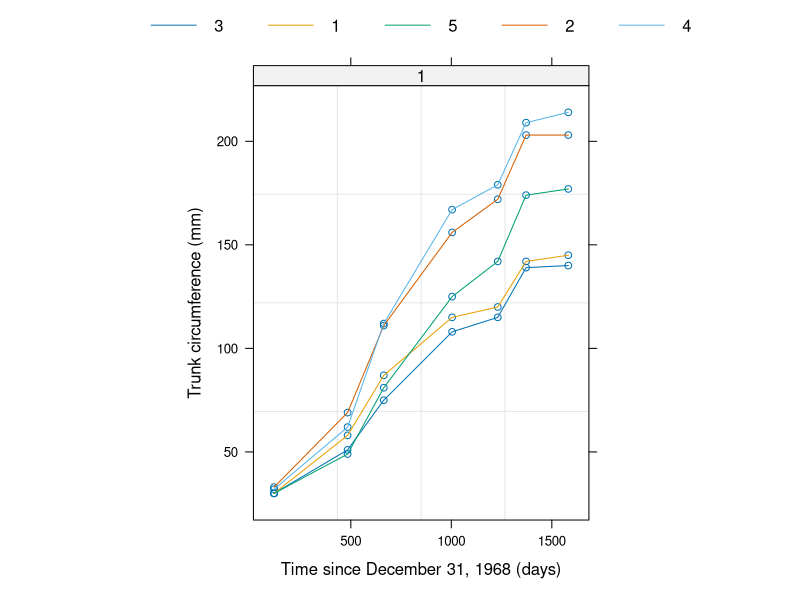
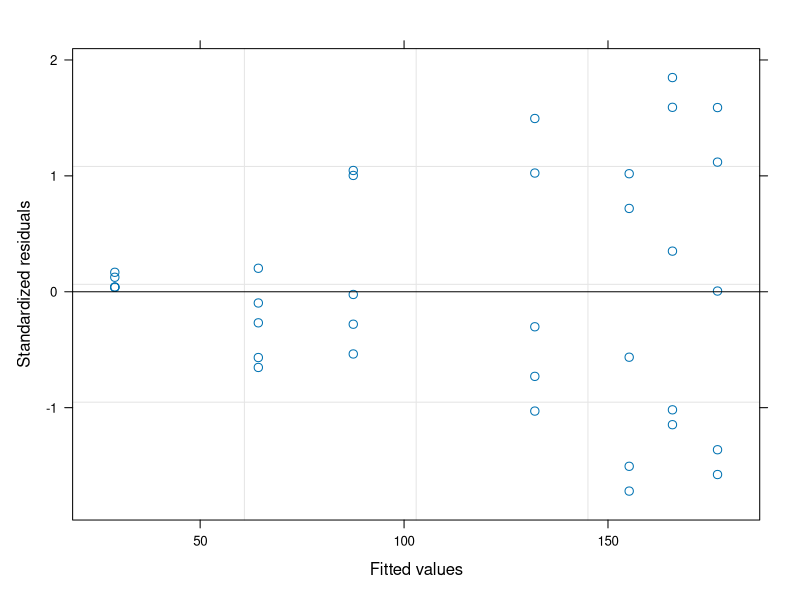
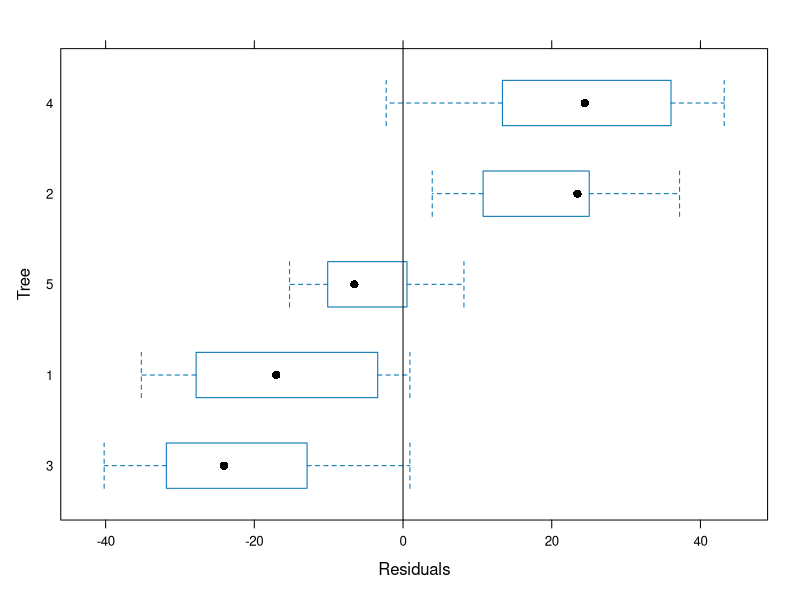
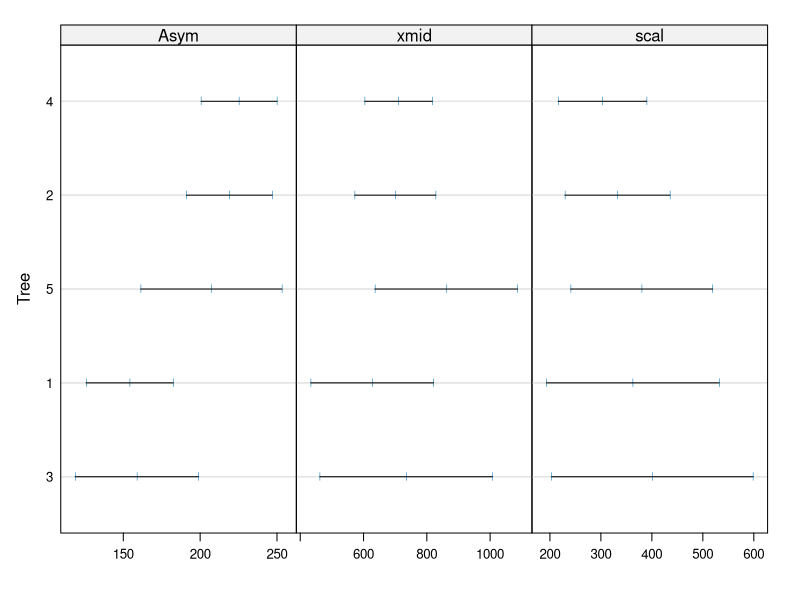
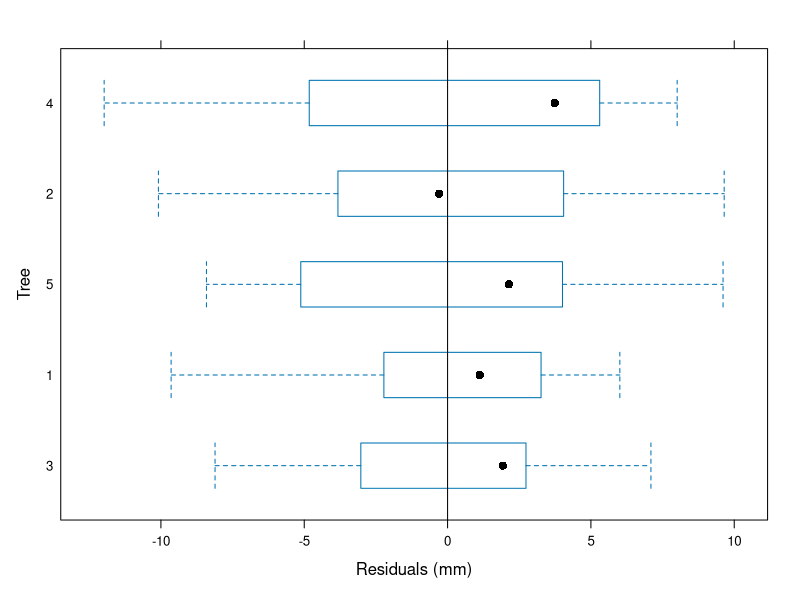
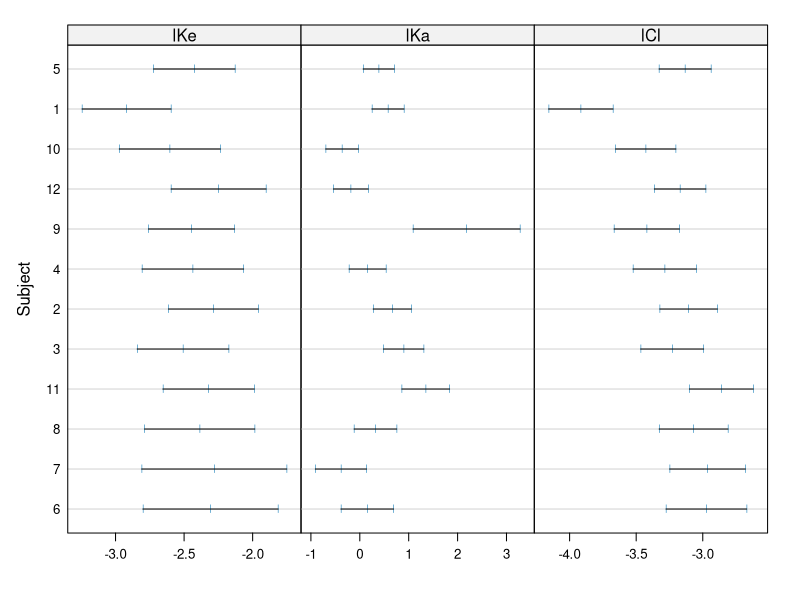
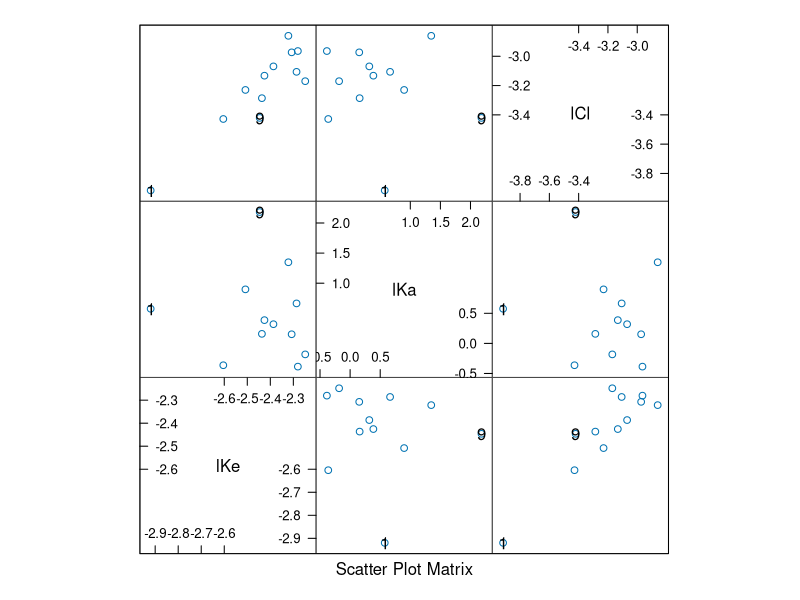
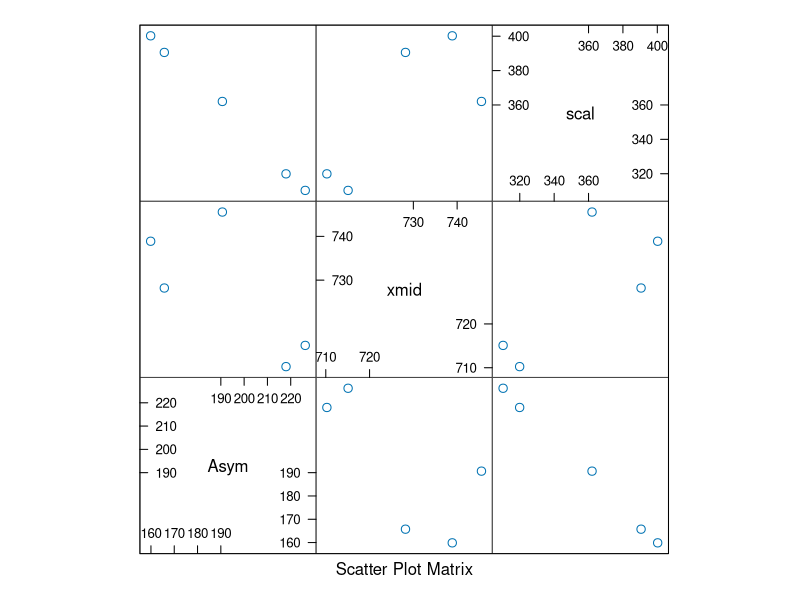

Here is the R script that generated these plots, in order:
#-*- R -*-

# initialization

library(nlme)
library(lattice)
options(width = 65,
        ## reduce platform dependence in printed output when testing
        digits = if(nzchar(Sys.getenv("R_TESTS"))) 3 else 5)
options(contrasts = c(unordered = "contr.helmert", ordered = "contr.poly"))
pdf(file = "ch08.pdf")

# Chapter 8    Fitting Nonlinear Mixed-Effects Models

# 8.1 Fitting Nonlinear Models in S with nls and nlsList

## outer = ~1 is used to display all five curves in one panel
plot(Orange, outer = ~1)
logist <-
   function(x, Asym, xmid, scal) Asym/(1 + exp(-(x - xmid)/scal))
logist <- deriv(~Asym/(1+exp(-(x-xmid)/scal)),
    c("Asym", "xmid", "scal"), function(x, Asym, xmid, scal){})
Asym <- 180; xmid <- 700; scal <- 300
logist(Orange$age[1:7], Asym, xmid, scal)
fm1Oran.nls <- nls(circumference ~ logist(age, Asym, xmid, scal),
   data = Orange, start = c(Asym = 170, xmid = 700, scal = 500))
summary(fm1Oran.nls)
plot(fm1Oran.nls)
plot(fm1Oran.nls, Tree ~ resid(.), abline = 0)
Orange.sortAvg <- sortedXyData("age", "circumference", Orange)
Orange.sortAvg
NLSstClosestX(Orange.sortAvg, 130)
logistInit <- function(mCall, LHS, data) {
    xy <- sortedXyData(mCall[["x"]], LHS, data)
    if(nrow(xy) < 3) {
        stop("Too few distinct input values to fit a logistic")
    }
    Asym <- max(abs(xy[,"y"]))
    if (Asym != max(xy[,"y"])) Asym <- -Asym  # negative asymptote
    xmid <- NLSstClosestX(xy, 0.5 * Asym)
    scal <- NLSstClosestX(xy, 0.75 * Asym) - xmid
    value <- c(Asym, xmid, scal)
    names(value) <- mCall[c("Asym", "xmid", "scal")]
    value
}
logist <- selfStart(logist, initial = logistInit)
class(logist)
logist <- selfStart(~ Asym/(1 + exp(-(x - xmid)/scal)),
   initial = logistInit, parameters = c("Asym", "xmid", "scal"))
getInitial(circumference ~ logist(age, Asym, xmid, scal), Orange)
nls(circumference ~ logist(age, Asym, xmid, scal), Orange)
getInitial(circumference ~ SSlogis(age,Asym,xmid,scal), Orange)
nls(circumference ~ SSlogis(age, Asym, xmid, scal), Orange)
fm1Oran.lis <-
   nlsList(circumference ~ SSlogis(age, Asym, xmid, scal) | Tree,
           data = Orange)
fm1Oran.lis <- nlsList(SSlogis, Orange)
fm1Oran.lis.noSS <-
    nlsList(circumference ~ Asym/(1+exp(-(age-xmid)/scal)),
             data = Orange,
             start = c(Asym = 170, xmid = 700, scal = 500))
fm1Oran.lis
summary(fm1Oran.lis)
plot(intervals(fm1Oran.lis), layout = c(3,1))
plot(fm1Oran.lis, Tree ~ resid(.), abline = 0)
Theoph[1:4,]
fm1Theo.lis <- nlsList(conc ~ SSfol(Dose, Time, lKe, lKa, lCl),
   data = Theoph)
fm1Theo.lis
plot(intervals(fm1Theo.lis), layout = c(3,1))
pairs(fm1Theo.lis, id = 0.1)

# 8.2 Fitting Nonlinear Mixed-Effects Models with nlme

## no need to specify groups, as Orange is a groupedData object
## random is omitted - by default it is equal to fixed
(fm1Oran.nlme <-
   nlme(circumference ~ SSlogis(age, Asym, xmid, scal),
       data = Orange,
       fixed = Asym + xmid + scal ~ 1,
       start = fixef(fm1Oran.lis)))
summary(fm1Oran.nlme)
summary(fm1Oran.nls)
pairs(fm1Oran.nlme)
fm2Oran.nlme <- update(fm1Oran.nlme, random = Asym ~ 1)
anova(fm1Oran.nlme, fm2Oran.nlme)
plot(fm1Oran.nlme)
## level = 0:1 requests fixed (0) and within-group (1) predictions
plot(augPred(fm2Oran.nlme, level = 0:1),
     layout = c(5,1))
qqnorm(fm2Oran.nlme, abline = c(0,1))
(fm1Theo.nlme <- nlme(fm1Theo.lis))
## IGNORE_RDIFF_BEGIN
try( intervals(fm1Theo.nlme, which="var-cov") ) ## could fail: Non-positive definite...
## IGNORE_RDIFF_END
(fm2Theo.nlme <- update(fm1Theo.nlme,
  random = pdDiag(lKe + lKa + lCl ~ 1)))
fm3Theo.nlme <-
  update(fm2Theo.nlme, random = pdDiag(lKa + lCl ~ 1))
anova(fm1Theo.nlme, fm3Theo.nlme, fm2Theo.nlme)
plot(fm3Theo.nlme)
qqnorm(fm3Theo.nlme, ~ ranef(.))
CO2
plot(CO2, outer = ~Treatment*Type, layout = c(4,1))
(fm1CO2.lis <- nlsList(SSasympOff, CO2))
## IGNORE_RDIFF_BEGIN
(fm1CO2.nlme <- nlme(fm1CO2.lis))
## IGNORE_RDIFF_END
(fm2CO2.nlme <- update(fm1CO2.nlme, random = Asym + lrc ~ 1))
anova(fm1CO2.nlme, fm2CO2.nlme)
plot(fm2CO2.nlme,id = 0.05,cex = 0.8,adj = -0.5)
fm2CO2.nlmeRE <- ranef(fm2CO2.nlme, augFrame = TRUE)
fm2CO2.nlmeRE
class(fm2CO2.nlmeRE)
plot(fm2CO2.nlmeRE, form = ~ Type * Treatment)
contrasts(CO2$Type)
contrasts(CO2$Treatment)
fm3CO2.nlme <- update(fm2CO2.nlme,
  fixed = list(Asym ~ Type * Treatment, lrc + c0 ~ 1),
  start = c(32.412, 0, 0, 0, -4.5603, 49.344))
summary(fm3CO2.nlme)
anova(fm3CO2.nlme, Terms = 2:4)
fm3CO2.nlmeRE <- ranef(fm3CO2.nlme, aug = TRUE)
plot(fm3CO2.nlmeRE, form = ~ Type * Treatment)
fm3CO2.fix <- fixef(fm3CO2.nlme)
fm4CO2.nlme <- update(fm3CO2.nlme,
  fixed = list(Asym + lrc ~ Type * Treatment, c0 ~ 1),
  start = c(fm3CO2.fix[1:5], 0, 0, 0, fm3CO2.fix[6]))
## IGNORE_RDIFF_BEGIN
summary(fm4CO2.nlme)
## IGNORE_RDIFF_END
fm5CO2.nlme <- update(fm4CO2.nlme, random = Asym ~ 1)
anova(fm4CO2.nlme, fm5CO2.nlme)
CO2$type <- 2 * (as.integer(CO2$Type) - 1.5)
CO2$treatment <- 2 * (as.integer(CO2$Treatment) - 1.5)
fm1CO2.nls <- nls(uptake ~ SSasympOff(conc, Asym.Intercept +
  Asym.Type * type + Asym.Treatment * treatment +
  Asym.TypeTreatment * type * treatment, lrc.Intercept +
  lrc.Type * type + lrc.Treatment * treatment +
  lrc.TypeTreatment * type * treatment, c0), data = CO2,
  start = c(Asym.Intercept = 32.371, Asym.Type = -8.0086,
    Asym.Treatment = -4.2001, Asym.TypeTreatment = -2.7253,
    lrc.Intercept = -4.5267, lrc.Type =  0.13112,
    lrc.Treatment = 0.093928, lrc.TypeTreatment = 0.17941,
    c0 = 50.126))
anova(fm5CO2.nlme, fm1CO2.nls)
# plot(augPred(fm5CO2.nlme, level = 0:1),  ## FIXME: problem with levels
#      layout = c(6,2))  ## Actually a problem with contrasts.
## This fit just ping-pongs.
#fm1Quin.nlme <-
#  nlme(conc ~ quinModel(Subject, time, conc, dose, interval,
#                        lV, lKa, lCl),
#       data = Quinidine, fixed = lV + lKa + lCl ~ 1,
#       random = pdDiag(lV + lCl ~ 1), groups =  ~ Subject,
#       start = list(fixed = c(5, -0.3, 2)),
#       na.action = NULL, naPattern =  ~ !is.na(conc), verbose = TRUE)
#fm1Quin.nlme
#fm1Quin.nlmeRE <- ranef(fm1Quin.nlme, aug = TRUE)
#fm1Quin.nlmeRE[1:3,]
# plot(fm1Quin.nlmeRE, form = lCl ~  Age + Smoke + Ethanol +  ## FIXME: problem in max
#      Weight + Race + Height + glyco + Creatinine + Heart,
#      control = list(cex.axis = 0.7))
#fm1Quin.fix <- fixef(fm1Quin.nlme)
#fm2Quin.nlme <- update(fm1Quin.nlme,
#  fixed = list(lCl ~ glyco, lKa + lV ~ 1),
#  start = c(fm1Quin.fix[3], 0, fm1Quin.fix[2:1]))
fm2Quin.nlme <-
    nlme(conc ~ quinModel(Subject, time, conc, dose, interval,
                          lV, lKa, lCl),
         data = Quinidine, fixed = list(lCl ~ glyco, lV + lKa ~ 1),
         random = pdDiag(diag(c(0.3,0.3)), form = lV + lCl ~ 1),
         groups =  ~ Subject,
         start = list(fixed = c(2.5, 0, 5.4, -0.2)),
         na.action = NULL, naPattern =  ~ !is.na(conc))
summary(fm2Quin.nlme)  # wrong values
options(contrasts = c("contr.treatment", "contr.poly"))
fm2Quin.fix <- fixef(fm2Quin.nlme)
## subsequent fits don't work
#fm3Quin.nlme <- update(fm2Quin.nlme,
#  fixed = list(lCl ~ glyco + Creatinine, lKa + lV ~ 1),
#  start = c(fm2Quin.fix[1:2], 0.2, fm2Quin.fix[3:4]))
#summary(fm3Quin.nlme)
#fm3Quin.fix <- fixef(fm3Quin.nlme)
#fm4Quin.nlme <- update(fm3Quin.nlme,
#  fixed = list(lCl ~ glyco + Creatinine + Weight, lKa + lV ~ 1),
#  start = c(fm3Quin.fix[1:3], 0, fm3Quin.fix[4:5]))
#summary(fm4Quin.nlme)
## This fit just ping-pongs
##fm1Wafer.nlmeR <-
##    nlme(current ~ A + B * cos(4.5679 * voltage) +
##         C * sin(4.5679 * voltage), data = Wafer,
##         fixed = list(A ~ voltage + I(voltage^2), B + C ~ 1),
##         random = list(Wafer = A ~ voltage + I(voltage^2),
##         Site = pdBlocked(list(A~1, A~voltage+I(voltage^2)-1))),
###  start = fixef(fm4Wafer), method = "REML", control = list(tolerance=1e-2))
##         start = c(-4.255, 5.622, 1.258, -0.09555, 0.10434),
##         method = "REML", control = list(tolerance = 1e-2))
##fm1Wafer.nlmeR
##fm1Wafer.nlme <- update(fm1Wafer.nlmeR, method = "ML")

(fm2Wafer.nlme <-
 nlme(current ~ A + B * cos(w * voltage + pi/4),
      data = Wafer,
      fixed = list(A ~ voltage + I(voltage^2), B + w ~ 1),
      random = list(Wafer = pdDiag(list(A ~ voltage + I(voltage^2), B + w ~ 1)),
      Site = pdDiag(list(A ~ voltage+I(voltage^2), B ~ 1))),
      start = c(-4.255, 5.622, 1.258, -0.09555, 4.5679)))
plot(fm2Wafer.nlme, resid(.) ~ voltage | Wafer,
     panel = function(x, y, ...) {
         panel.grid()
         panel.xyplot(x, y)
         panel.loess(x, y, lty = 2)
         panel.abline(0, 0)
     })
## anova(fm1Wafer.nlme, fm2Wafer.nlme, test = FALSE)
# intervals(fm2Wafer.nlme)

# 8.3  Extending the Basic nlme Model

#fm4Theo.nlme <- update(fm3Theo.nlme,
#   weights = varConstPower(power = 0.1))
# this fit is way off
#fm4Theo.nlme
#anova(fm3Theo.nlme, fm4Theo.nlme)
#plot(fm4Theo.nlme)
## xlim used to hide an unusually high fitted value and enhance
## visualization of the heteroscedastic pattern
# plot(fm4Quin.nlme, xlim = c(0, 6.2))
#fm5Quin.nlme <- update(fm4Quin.nlme, weights = varPower())
#summary(fm5Quin.nlme)
#anova(fm4Quin.nlme, fm5Quin.nlme)
#plot(fm5Quin.nlme, xlim = c(0, 6.2))
var.nlme <- nlme(follicles ~ A + B * sin(2 * pi * w * Time) +
                     C * cos(2 * pi * w *Time), data = Ovary,
                     fixed = A + B + C + w ~ 1, random = pdDiag(A + B + w ~ 1),
                                    #  start = c(fixef(fm5Ovar.lme), 1))
                     start = c(12.18, -3.298, -0.862, 1))
##fm1Ovar.nlme
##ACF(fm1Ovar.nlme)
##plot(ACF(fm1Ovar.nlme,  maxLag = 10), alpha = 0.05)
##fm2Ovar.nlme <- update(fm1Ovar.nlme, correlation = corAR1(0.311))
##fm3Ovar.nlme <- update(fm1Ovar.nlme, correlation = corARMA(p=0, q=2))
##anova(fm2Ovar.nlme, fm3Ovar.nlme, test = FALSE)
##intervals(fm2Ovar.nlme)
##fm4Ovar.nlme <- update(fm2Ovar.nlme, random = A ~ 1)
##anova(fm2Ovar.nlme, fm4Ovar.nlme)
##if (interactive()) fm5Ovar.nlme <- update(fm4Ovar.nlme, correlation = corARMA(p=1, q=1))
# anova(fm4Ovar.nlme, fm5Ovar.nlme)
# plot(ACF(fm5Ovar.nlme,  maxLag = 10, resType = "n"),
#        alpha = 0.05)
# fm5Ovar.lmeML <- update(fm5Ovar.lme, method = "ML")
# intervals(fm5Ovar.lmeML)
# fm6Ovar.lmeML <- update(fm5Ovar.lmeML, random = ~1)
# anova(fm5Ovar.lmeML, fm6Ovar.lmeML)
# anova(fm6Ovar.lmeML, fm5Ovar.nlme)
# intervals(fm5Ovar.nlme, which = "fixed")
fm1Dial.lis <-
  nlsList(rate ~ SSasympOff(pressure, Asym, lrc, c0) | QB,
           data = Dialyzer)
fm1Dial.lis
plot(intervals(fm1Dial.lis))
fm1Dial.gnls <- gnls(rate ~ SSasympOff(pressure, Asym, lrc, c0),
  data = Dialyzer, params = list(Asym + lrc ~ QB, c0 ~ 1),
  start = c(53.6, 8.6, 0.51, -0.26, 0.225))
fm1Dial.gnls
Dialyzer$QBcontr <- 2 * (Dialyzer$QB == 300) - 1
fm1Dial.nls <-
  nls(rate ~ SSasympOff(pressure, Asym.Int + Asym.QB * QBcontr,
  lrc.Int + lrc.QB * QBcontr, c0), data = Dialyzer,
  start = c(Asym.Int = 53.6, Asym.QB = 8.6, lrc.Int = 0.51,
  lrc.QB = -0.26, c0 = 0.225))
## IGNORE_RDIFF_BEGIN
summary(fm1Dial.nls)
## IGNORE_RDIFF_END
logLik(fm1Dial.nls)
plot(fm1Dial.gnls, resid(.) ~ pressure, abline = 0)
fm2Dial.gnls <- update(fm1Dial.gnls,
                       weights = varPower(form = ~ pressure))
anova(fm1Dial.gnls, fm2Dial.gnls)
ACF(fm2Dial.gnls, form = ~ 1 | Subject)
plot(ACF(fm2Dial.gnls, form = ~ 1 | Subject), alpha = 0.05)
fm3Dial.gnls <-
 update(fm2Dial.gnls, corr = corAR1(0.716, form = ~ 1 | Subject))
fm3Dial.gnls
intervals(fm3Dial.gnls)
anova(fm2Dial.gnls, fm3Dial.gnls)
# restore two fitted models
fm2Dial.lme <-
  lme(rate ~(pressure + I(pressure^2) + I(pressure^3) + I(pressure^4))*QB,
      Dialyzer, ~ pressure + I(pressure^2),
      weights = varPower(form = ~ pressure))
fm2Dial.lmeML <- update(fm2Dial.lme, method = "ML")
fm3Dial.gls <-
  gls(rate ~(pressure + I(pressure^2) + I(pressure^3) + I(pressure^4))*QB,
      Dialyzer, weights = varPower(form = ~ pressure),
      corr = corAR1(0.771, form = ~ 1 | Subject))
fm3Dial.glsML <- update(fm3Dial.gls, method = "ML")
anova( fm2Dial.lmeML, fm3Dial.glsML, fm3Dial.gnls, test = FALSE)

# cleanup

summary(warnings())
